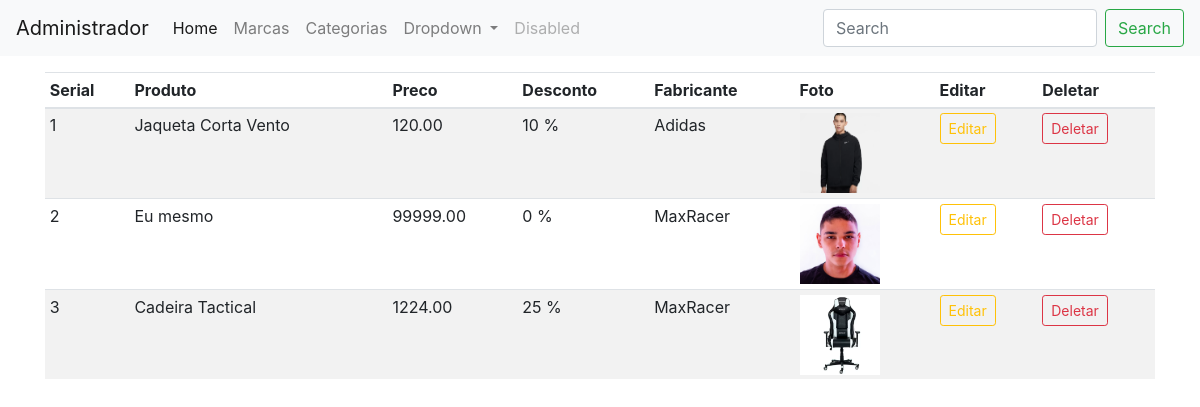
Screenshot of / (signed in) with the database file from the repository.
### shop/products/models.py (models this page shows, shortened)
class Produtos(db.Model):
    id = db.Column(db.Integer, primary_key=True)
    name = db.Column(db.String(80), nullable=False)
    price = db.Column(db.Numeric(10,2), nullable=False)
    discount = db.Column(db.Integer, default=0)
    stock = db.Column(db.Integer, nullable=False)
    colors = db.Column(db.Text, nullable=False)
    description = db.Column(db.Text, nullable=False)
    pub_date = db.Column(db.DateTime, nullable=False, default=datetime.utcnow)
    marca_id = db.Column(db.Integer, db.ForeignKey('marcas.id'), nullable=False)
    marca = db.relationship('Marcas', backref=db.backref('marcas', lazy=True))
    categoria_id = db.Column(db.Integer, db.ForeignKey('categorias.id'), nullable=False)
    categoria = db.relationship('Categorias', backref=db.backref('categorias', lazy=True))
    img1 = db.Column(db.String(150), nullable=False, default="image.jpeg")
    img2 = db.Column(db.String(150), nullable=False, default="image.jpeg")
    img3 = db.Column(db.String(150), nullable=False, default="image.jpeg")

class Marcas(db.Model):
    id = db.Column(db.Integer, primary_key=True)
    name = db.Column(db.String(30), nullable=False, unique=True)

### shop/admin/routes.py (the view)
@app.route('/')
def admin():
    if 'email' not in session:
        flash(f'Por favor, faça o login antes.', 'success')
        return redirect(url_for('login'))
    produtos = Produtos.query.all()
    return render_template("admin/index.html", produtos=produtos, title='Página Administrativa')

### shop/templates/admin/index.html (shortened to what this page needs)
{% extends 'layouts.html' %}
{% block content %}
<nav class="navbar navbar-expand-lg navbar-light bg-light">
  <a class="navbar-brand" href="/admin">Administrador</a>
  <div class="collapse navbar-collapse" id="navbarSupportedContent">
    <ul class="navbar-nav mr-auto">
      <li class="nav-item active">
        <a class="nav-link" href="/admin">Home <span class="sr-only">(current)</span></a>
      </li>
      <li class="nav-item">
        <a class="nav-link" href="/marcas">Marcas</a>
      </li>
      <li class="nav-item">
        <a class="nav-link" href="/categorias">Categorias</a>
      </li>
      <li class="nav-item dropdown">
        <a class="nav-link dropdown-toggle" href="#" id="navbarDropdown" role="button" data-toggle="dropdown" aria-haspopup="true" aria-expanded="false">
          Dropdown
        </a>
      </li>
      <li class="nav-item">
        <a class="nav-link disabled" href="#">Disabled</a>
      </li>
    </ul>
    <form class="form-inline my-2 my-lg-0">
      <input class="form-control mr-sm-2" type="search" placeholder="Search" aria-label="Search">
      <button class="btn btn-outline-success my-2 my-sm-0" type="submit">Search</button>
    </form>
  </div>
</nav>
<div class="container mt-3">
  <table class="table table-sm table-striped">
    <thead>
      <th>Serial</th>
      <th>Produto</th>
      <th>Preco</th>
      <th>Desconto</th>
      <th>Fabricante</th>
      <th>Foto</th>
      <th>Editar</th>
      <th>Deletar</th>
    </thead>
    <tbody>
      {% for produto in produtos %}
      <tr>
        <td>{{loop.index}}</td>
        <td>{{produto.name}}</td>
        <td>{{produto.price}}</td>
        <td>{{produto.discount}} %</td>
        <td>{{produto.marca.name}}</td>
        <td><img src="{{url_for('static', filename='images/' + produto.img1)}}" width="80" height="80"></td>
        <td><a href="{{url_for('updateproduto', id=produto.id)}}" class="btn btn-sm btn-outline-warning">Editar</a></td>
        <td><a href="" class="btn btn-sm btn-outline-danger">Deletar</a></td>
      </tr>
    {% endfor %}
  </tbody>
</table>
</div>
{% endblock content %}

### shop/static/css/dark-mode.css (style rules this page uses)
body { color: #1a1a1a; background-color: #222; }
a { color: #ff0; }
.btn { color: #fff; background-color: #444; }

### rows the page displays
Produtos: name "Jaqueta Corta Vento", price "120.00", discount "10", marca.name "Adidas", img1 (picture)
Produtos: name "Eu mesmo", price "99999.00", discount "0", marca.name "MaxRacer", img1 (picture)
Produtos: name "Cadeira Tactical", price "1224.00", discount "25", marca.name "MaxRacer", img1 (picture)
